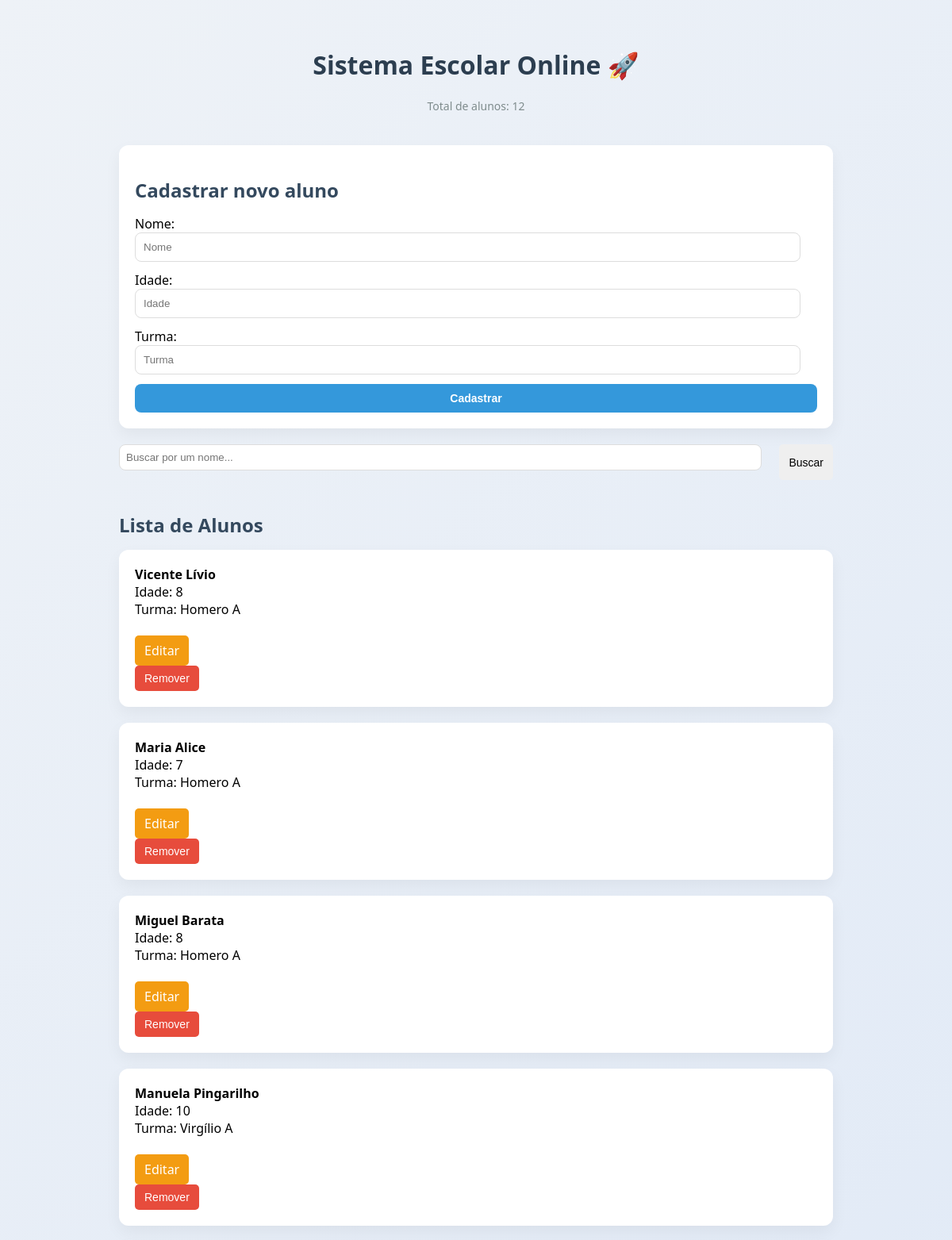
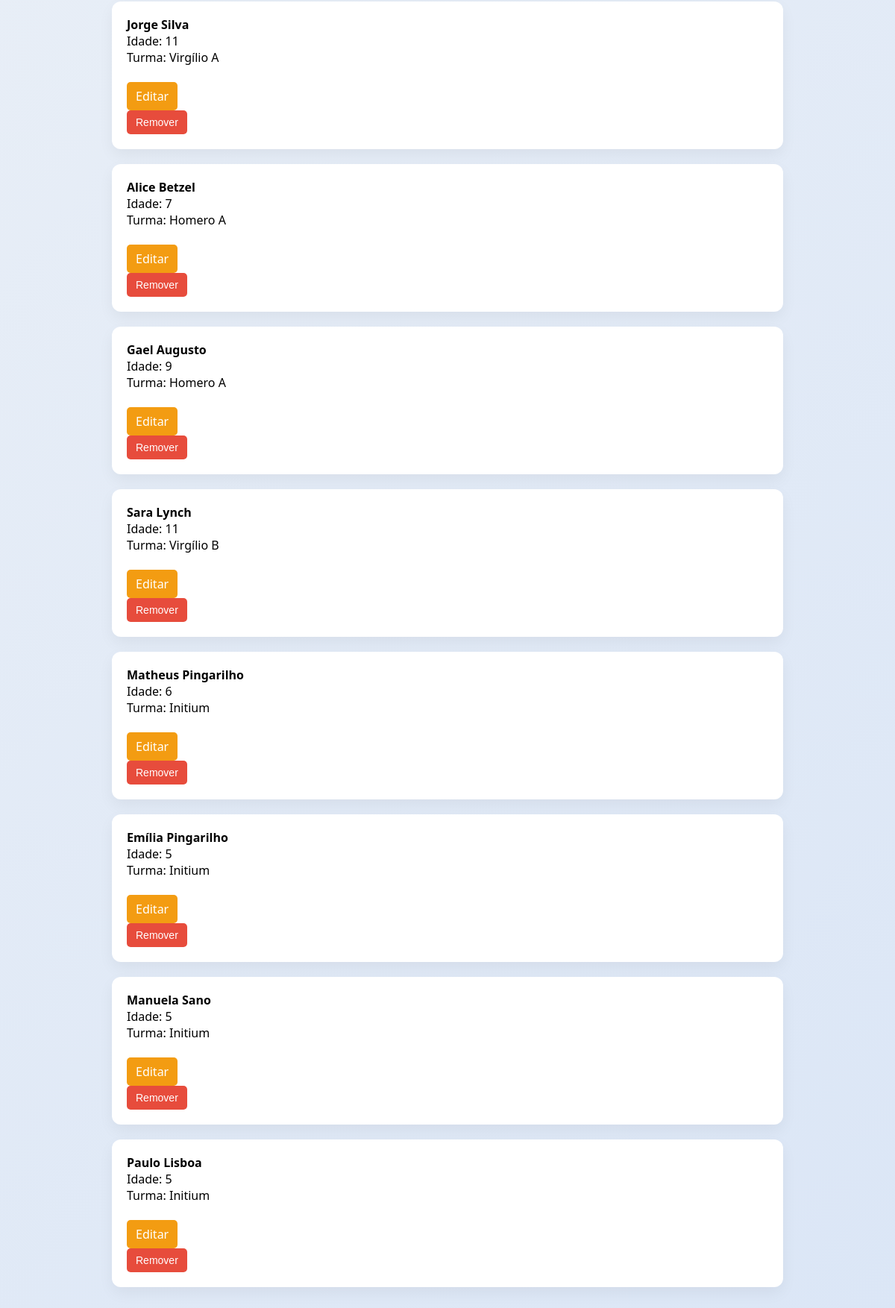
The page / on the database its author committed (2 pictures, top to bottom).
### tables this page shows
CREATE TABLE alunos (
            id INTEGER PRIMARY KEY AUTOINCREMENT,
            nome TEXT NOT NULL,
            idade INTEGER NOT NULL,
            turma TEXT NOT NULL
        );

### app.py (the view, shortened to what this page needs)
@app.route("/", methods=["GET", "POST"])
def home():
    sucesso = request.args.get("sucesso")
    busca = request.args.get("busca")
    conn = sqlite3.connect("escola.db")
    cursor = conn.cursor()
    if busca:
        cursor.execute(
            "SELECT * FROM alunos WHERE nome LIKE ?",
            (f"%{busca}%", )
        )
    else:
        cursor.execute("SELECT * FROM alunos")
    alunos = cursor.fetchall()
    conn.close()
    total = len(alunos)
    return render_template("index.html", alunos=alunos, total=total, sucesso=sucesso, busca=busca)

### templates/index.html (shortened to what this page needs)
<!DOCTYPE html>
<html>
<head>
    <link rel="stylesheet" href="{{ url_for('static', filename='style.css')}}">
</head>
<body>
    <div class="container">
        <header class="header">
            <h1>Sistema Escolar Online 🚀</h1>
            <p class="contador"> Total de alunos: {{ total }}</p>
        </header>
        <section class="form-section card">
            <h2>Cadastrar novo aluno</h2>
            <form method="POST">
                Nome: <input type="text" name="nome" placeholder="Nome" required><br>
                Idade: <input type="number" name="idade" placeholder="Idade" required><br>
                Turma: <input type="text" name="turma" placeholder="Turma" required><br>
                <button type="submit">Cadastrar</button>
            </form>
        </section>
        <section class="header">
            <form method="GET" class="busca-form">
                <input type="text" name="busca" placeholder="Buscar por um nome...">
                <button type="submit">Buscar</button>
            </form>
        </section>
        <section class="list-section">
            <h2>Lista de Alunos</h2>
            {% for aluno in alunos %}
                <div class="card">
                    <strong>{{ aluno[1] }}</strong><br>
                    Idade: {{ aluno[2] }}<br>
                    Turma: {{ aluno[3] }}<br><br>
                    <a href="/editar/{{ aluno[0] }}" class="btn-edit">Editar</a>
                    <form action="/remover/{{ aluno[0] }}" method="POST"
                    onsubmit="return confirm('Tem certeza que deseja remover este aluno?')">
                        <button class="btn-delete">Remover</button>
                </form>
                </div>
            {% endfor %}
        </section>
    </div>
</body>
</html>

### static/style.css (style rules this page uses)
body { font-family: 'SEGOE UI', sans-serif; background: linear-gradient(135deg, #eef2f7, #dbe6f6); margin: 0; }
.container { width: 900px; margin: 60px auto; }
.header { text-align: center; margin-bottom: 40px; }
h1 { font-weight: 600; text-align: center; color: #2c3e50; }
h2 { margin-bottom: 15px; color: #34495e; }
.card { background: white; padding: 20px; border-radius: 12px; box-shadow: 0 8px 20px rgba(0,0,0,0.05); margin-bottom: 20px; }
form input { width: 95%; padding: 10px; margin-bottom: 12px; margin-right: 12px; border-radius: 8px; border: 1px solid #ddd; }
.form-section button { width: 100%; padding: 10px; background: #3498db; border: none; border-radius: 8px; color: white; font-weight: 600; cursor: pointer; }
button { padding: 8px 12px; border: none; border-radius: 5px; cursor: pointer; font-size: 14px; }
.btn-edit { display: inline-block; padding: 8px 12px; border-radius: 5px; background: #f39c12; color: white; text-decoration: none; }
.btn-delete { background: #e74c3c; color: white; }
.contador { text-align: center; color: #7f8c8d; margin-bottom: 30px; font-size: 14px; }
.busca-form { display: flex; gap: 10px; margin-bottom: 20px; }
.busca-form input { flex: 1; padding: 8px; }

### rows shown on the page
alunos: nome "Vicente Lívio", idade "8", turma "Homero A"
alunos: nome "Maria Alice", idade "7", turma "Homero A"
alunos: nome "Miguel Barata", idade "8", turma "Homero A"
alunos: nome "Manuela Pingarilho", idade "10", turma "Virgílio A"
alunos: nome "Jorge Silva", idade "11", turma "Virgílio A"
alunos: nome "Alice Betzel", idade "7", turma "Homero A"
alunos: nome "Gael Augusto", idade "9", turma "Homero A"
alunos: nome "Sara Lynch", idade "11", turma "Virgílio B"
alunos: nome "Matheus Pingarilho", idade "6", turma "Initium"
alunos: nome "Emília Pingarilho", idade "5", turma "Initium"
alunos: nome "Manuela Sano", idade "5", turma "Initium"
alunos: nome "Paulo Lisboa", idade "5", turma "Initium"

### other values the page prints
{{ total }} "12"
